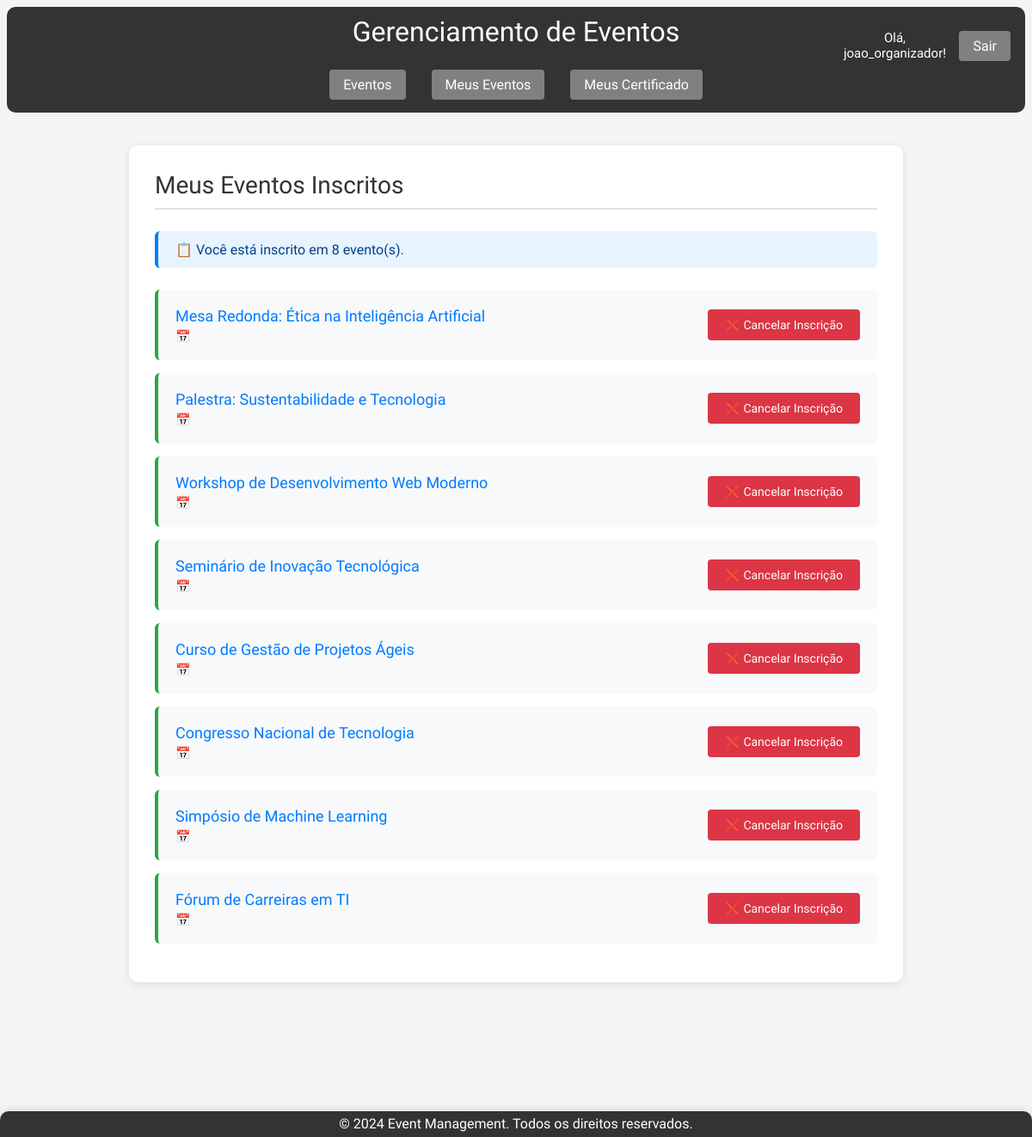
The page /meus-event_subscribed/subscribed/ (signed in) on the database its author committed.
### app/models.py (models this page shows, shortened)
class UserRegister(AbstractBaseUser):
    type_user_choices = [
        ('Estudante', 'Estudante'),
        ('Professor', 'Professor'),
        ('Organizador', 'Organizador'),
    ]
    username = models.CharField(max_length=150, unique=True)
    email = models.EmailField(unique=True)
    name = models.CharField(max_length=150)
    phone = models.CharField(max_length=20, blank=True, null=True)
    institution = models.CharField(max_length=150, blank=True, null=True)
    user_type = models.CharField(max_length=20, choices=type_user_choices, default='Estudante', verbose_name="Tipo de Usuário")
    USERNAME_FIELD = 'username'
    REQUIRED_FIELDS = ['email', 'name']
    objects = UserRegisterManager()
    class Meta:
        db_table = 'user_register'
        ordering = ['username']
        verbose_name = 'Registro de Usuário' # Português
        verbose_name_plural = 'Registros de Usuário' # Português

class Event(models.Model):
    event_type_choices = [
        ('Palestra', 'Palestra'),
        ('Workshop', 'Workshop'),
        ('Seminário', 'Seminário'),
        ('Curso', 'Curso'),
        ('Congresso', 'Congresso'),
        ('Simpósio', 'Simpósio'),
        ('Fórum', 'Fórum'),
        ('Mesa Redonda', 'Mesa Redonda'),
    ]
    title = models.CharField(max_length=200, verbose_name="Título")
    description = models.TextField(verbose_name="Descrição")
    initial_date = models.DateField(default= '9999-12-31', verbose_name="Data de Início")
    final_date = models.DateField(default='9999-12-31', verbose_name="Data Final")
    location = models.CharField(max_length=200, verbose_name="Local")
    max_capacity = models.IntegerField(verbose_name="Capacidade Máxima")
    creator = models.ForeignKey(
        settings.AUTH_USER_MODEL,
        on_delete=models.CASCADE,
        related_name='created_events',
        null=True,
        blank=True,
        verbose_name="Criador"
    )
    event_type = models.CharField(max_length=20, choices=event_type_choices, default='Palestra', verbose_name="Tipo de Evento")
    event_start = models.TimeField(null=False, blank=True, verbose_name="Horario de Início")
    event_end = models.TimeField(null=False, blank=True, verbose_name="Horario de Término")
    participants = models.ManyToManyField(
        settings.AUTH_USER_MODEL,
        through='EventParticipant',
        through_fields=('event', 'participant'),
        related_name='attended_events',
        blank=True,
        verbose_name="Participantes"
    )
    class Meta:
        db_table = 'event'
        ordering = ['initial_date']
        verbose_name = 'Evento' # Português
        verbose_name_plural = 'Eventos' # Português

### app/views.py (the view)
# urls.py: path('meus-event_subscribed/subscribed/', views.event_subscribed, name='event_subscribed'),
@login_required
def event_subscribed(request):
    eventos = request.user.attended_events.all()
    context = {
        'eventos': eventos,
        'page_title': 'Meus Eventos Inscritos'
    }
    return render(request, 'event_subscribed.html', context)

### app/templates/event_subscribed.html (shortened to what this page needs)
{% extends 'base.html' %}
{% block content %}
<div class="subscribed-events-container">
    <h2>Meus Eventos Inscritos</h2>
    <hr>
    {% if eventos %}
        <p class="events-count">📋 Você está inscrito em {{ eventos|length }} evento(s).</p>
        <ul class="subscribed-events-list">
            {% for evento in eventos %}
                <li class="subscribed-event-item">
                    <div class="event-info">
                        <a href="{% url 'event_detail' pk=evento.pk %}">
                            <strong>{{ evento.title }}</strong>
                        </a>
                        <small>📅 {{ evento.date|date:"d/m/Y H:i" }}</small>
                    </div>
                    <form method="post" action="{% url 'toggle_registration' pk=evento.pk %}" class="unsubscribe-form">
                        <button type="submit">❌ Cancelar Inscrição</button>
                    </form>
                </li>
            {% endfor %}
        </ul>
    {% else %}
        <div class="no-events-message">
            <p>🎫 Você ainda não está inscrito em nenhum evento.</p>
            <a href="{% url 'event_list' %}">👉 Veja todos os eventos disponíveis</a>
        </div>
    {% endif %}
</div>
{% endblock %}

### app/templates/base.html (shortened to what this page needs)
{% load static %}
<!DOCTYPE html>
<html lang="pt-br">
<head>
    <link rel="stylesheet" type="text/css" href="{% static 'css/style.css' %}">
</head>
<body>
    <header class="header">
        {% block header %}
            <h1>Gerenciamento de Eventos</h1>
            <nav>
                <ul>
                    <li><a id="event_button" href="{% url 'event_list' %}">Eventos</a></li>
                    {% if user.is_authenticated %}
                        <li class="nav-item">
                            <a class="nav-link" href="{% url 'event_subscribed' %}">Meus Eventos</a>
                        </li>
                        <li class="nav-item">
                            <a class="nav-link" href="{% url 'certificate_list' %}">Meus Certificado</a>
                        </li>
                    {% endif %}
                    <div class="user-actions">
                {% if user.is_authenticated %}
                    <p>Olá, {{ user.username }}!</p>
                    <a href="{% url 'logout' %}">Sair</a>
                {% else %}
                    <a href="{% url 'login' %}">Entrar</a>
                    <a href="{% url 'register' %}">Registro</a>
                {% endif %}
                    </div>
                </ul>
            </nav>
        {% endblock %}
    </header>
    <main>
        {% block content %}{% endblock %}
    </main>
    <footer class="footer">
        {% block footer %}
            <p>&copy; 2024 Event Management. Todos os direitos reservados.</p>
        {% endblock %}
    </footer>
</body>
</html>

### app/static/css/style.css (style rules this page uses)
* { margin: 0; padding: 0; box-sizing: border-box; scroll-behavior: smooth; font-family: 'BioRhyme', serif; font-family: "BioRhyme", serif; font-optical-sizing: auto; font-weight: 400; font-style: normal; font-variation-settings: "wdth" 100; }
body { font-family: Arial, sans-serif; background: #f4f4f4; overflow-x: hidden; min-height: 100vh; display: flex; flex-direction: column; }
.header { margin: 8px; background: #333; color: #fff; padding: 10px 0; text-align: center; border-radius: 10px; display: flex; flex-direction: column; }
.header h1 { margin-bottom: 20px; }
nav ul { list-style: none; display: flex; justify-content: center; flex-wrap: wrap; align-items: center; }
nav ul li { margin: 5px 15px; font-size: 16px; }
nav ul li { margin: 5px 15px; }
nav ul li a { display: inline-block; color: #fff; text-decoration: none; transition: all 0.3s ease; padding: 8px 16px; background-color: grey; border-radius: 4px; }
.user-actions { position: absolute; top: 35px; right: 25px; display: flex; align-items: center; gap: 15px; }
.user-actions p { color: #fff; margin-right: 14px; margin: 0; font-size: 15px; font-weight: 500; word-wrap: break-word; max-width: 120px; }
.user-actions a { color: #fff; text-decoration: none; padding: 8px 16px; background-color: grey; border-radius: 4px; transition: all 0.3s ease; font-size: 16px; }
main { flex: 1; min-height: calc(100vh - 200px); padding-bottom: 150px; width: 100%; }
.footer { background: #333; color: #fff; text-align: center; padding: 15px 0; position: fixed; width: 100%; bottom: 0; left: 0; box-shadow: 0 -2px 8px rgba(0,0,0,0.1); z-index: 1000; border-radius: 10px 10px 0 0; }
.footer p { margin: -10px; }
.welcome-container, .events-container, .subscribed-events-container, .event-form-container, .delete-confirmation-container, .event-detail-container { background: #fff; margin: 30px auto; padding: 40px; border-radius: 10px; box-shadow: 0 2px 8px rgba(0,0,0,0.1); }
.events-container, .subscribed-events-container { max-width: 900px; padding: 30px; }
.events-container h2, .subscribed-events-container h2, .event-form-container h2 { color: #333; margin-bottom: 10px; font-size: 28px; }
.events-container hr, .subscribed-events-container hr, .event-form-container hr { border: none; border-top: 2px solid #e0e0e0; margin-bottom: 25px; }
.events-list, .subscribed-events-list { list-style: none; padding: 0; margin: 0; }
.event-item, .subscribed-event-item { background: #f8f9fa; padding: 20px; margin-bottom: 15px; border-radius: 6px; transition: transform 0.2s ease, box-shadow 0.2s ease; }
.subscribed-event-item { border-left: 4px solid #28a745; display: flex; justify-content: space-between; align-items: center; }
.events-count { background: #e7f3ff; padding: 12px 20px; border-radius: 6px; color: #004085; margin-bottom: 25px; border-left: 4px solid #007bff; }
.event-info { flex: 1; }
.event-info a { text-decoration: none; color: #007bff; font-size: 18px; font-weight: 600; transition: color 0.3s ease; }
.event-info small { display: block; color: #666; font-size: 14px; margin-top: 5px; }
.unsubscribe-form { margin-left: 20px; }
.unsubscribe-form button { padding: 10px 20px; background: #dc3545; color: #fff; border: none; border-radius: 4px; cursor: pointer; font-size: 14px; font-weight: 500; transition: background 0.3s ease; }

### rows shown on the page
UserRegister: username "joao_organizador"
Event: title "Mesa Redonda: Ética na Inteligência Artificial"
Event: title "Palestra: Sustentabilidade e Tecnologia"
Event: title "Workshop de Desenvolvimento Web Moderno"
Event: title "Seminário de Inovação Tecnológica"
Event: title "Curso de Gestão de Projetos Ágeis"
Event: title "Congresso Nacional de Tecnologia"
Event: title "Simpósio de Machine Learning"
Event: title "Fórum de Carreiras em TI"

### other values the page prints
{{ eventos|length }} "8"
